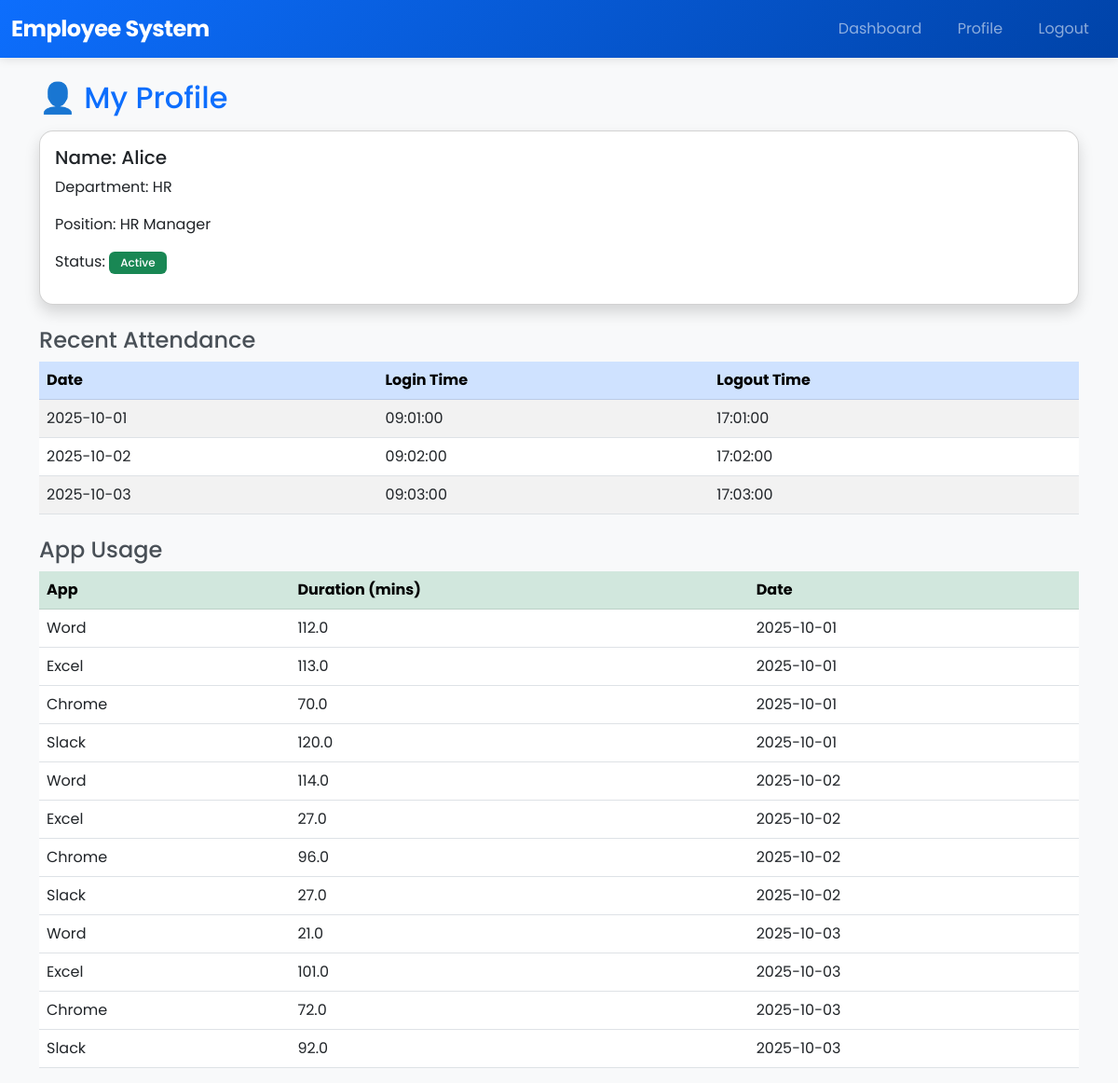
The app's page /profile (signed in) with its own data.
### app.py (models this page shows)
class Employee(db.Model):
    id = db.Column(db.Integer, primary_key=True)
    name = db.Column(db.String(80), unique=True, nullable=False)
    email = db.Column(db.String(120), unique=True, nullable=False)
    employee_id = db.Column(db.String(50), unique=True, nullable=False)
    password = db.Column(db.String(200), nullable=False)
    role = db.Column(db.String(20), default="Employee")
    department = db.Column(db.String(50))
    position = db.Column(db.String(50))
    status = db.Column(db.String(10), default="Active")

class Attendance(db.Model):
    id = db.Column(db.Integer, primary_key=True)
    employee_id = db.Column(db.Integer, db.ForeignKey('employee.id'))
    date = db.Column(db.String(20))
    login_time = db.Column(db.String(20))
    logout_time = db.Column(db.String(20))
    employee = db.relationship('Employee', backref=db.backref('attendance_logs', lazy=True))

class AppUsage(db.Model):
    id = db.Column(db.Integer, primary_key=True)
    employee_id = db.Column(db.Integer, db.ForeignKey('employee.id'))
    app_name = db.Column(db.String(120))
    duration = db.Column(db.Float)
    date = db.Column(db.String(20))
    employee = db.relationship('Employee', backref=db.backref('app_usages', lazy=True))

### app.py (the view)
@app.route('/profile')
def profile():
    if 'user_id' not in session:
        return redirect(url_for('login'))
    user = Employee.query.get(session['user_id'])
    attendance = Attendance.query.filter_by(employee_id=user.id).all()
    usage = AppUsage.query.filter_by(employee_id=user.id).all()
    return render_template('profile.html', user=user, attendance=attendance, usage=usage)

### templates/profile.html (shortened to what this page needs)
{% extends 'base.html' %}
{% block content %}
<h2 class="text-primary">👤 My Profile</h2>
<div class="card p-3 shadow mt-3">
    <h5>Name: {{ user.name }}</h5>
    <p>Department: {{ user.department }}</p>
    <p>Position: {{ user.position }}</p>
    <p>Status: <span class="badge bg-success">{{ user.status }}</span></p>
</div>
<h4 class="mt-4">Recent Attendance</h4>
<table class="table table-striped">
    <thead class="table-primary">
        <tr><th>Date</th><th>Login Time</th><th>Logout Time</th></tr>
    </thead>
    <tbody>
        {% for a in attendance %}
        <tr>
            <td>{{ a.date }}</td>
            <td>{{ a.login_time }}</td>
            <td>{{ a.logout_time or "Active" }}</td>
        </tr>
        {% endfor %}
    </tbody>
</table>
<h4 class="mt-4">App Usage</h4>
<table class="table table-hover">
    <thead class="table-success">
        <tr><th>App</th><th>Duration (mins)</th><th>Date</th></tr>
    </thead>
    <tbody>
        {% for u in usage %}
        <tr>
            <td>{{ u.app_name }}</td>
            <td>{{ u.duration }}</td>
            <td>{{ u.date }}</td>
        </tr>
        {% endfor %}
    </tbody>
</table>
{% endblock %}

### templates/base.html (shortened to what this page needs)
<!DOCTYPE html>
<html lang="en">
<head>
    <link href="https://cdn.jsdelivr.net/npm/bootstrap@5.3.0/dist/css/bootstrap.min.css" rel="stylesheet">
    <link rel="stylesheet" href="{{ url_for('static', filename='css/style.css') }}">
    <link rel="stylesheet" href="https://cdn.jsdelivr.net/npm/bootstrap-icons@1.11.1/font/bootstrap-icons.css">
</head>
<body>
    <nav class="navbar navbar-expand-lg navbar-dark bg-primary">
        <div class="container-fluid">
            <a class="navbar-brand fw-bold" href="#">Employee System</a>
            <div class="collapse navbar-collapse">
                <ul class="navbar-nav ms-auto">
                    {% if session.get('user_id') %}
                    <li class="nav-item"><a class="nav-link" href="{{ url_for('dashboard') }}">Dashboard</a></li>
                    <li class="nav-item"><a class="nav-link" href="{{ url_for('profile') }}">Profile</a></li>
                    <li class="nav-item"><a class="nav-link" href="{{ url_for('logout') }}">Logout</a></li>
                    {% else %}
                    <li class="nav-item"><a class="nav-link" href="{{ url_for('login') }}">Login</a></li>
                    {% endif %}
                </ul>
            </div>
        </div>
    </nav>
    <div class="container mt-4">
        {% block content %}{% endblock %}
    </div>
</body>
</html>

### static/css/style.css (style rules this page uses)
body { font-family: 'Poppins', sans-serif; color: #495057; background-color: #f8f9fa; }
.navbar { box-shadow: 0 2px 10px rgba(0, 0, 0, 0.1); background: linear-gradient(135deg, #0d6efd 0%, #0043a8 100%) !important; }
.navbar-brand { font-size: 1.5rem; letter-spacing: -0.5px; }
.nav-link { position: relative; transition: color 0.3s ease; padding: 0.5rem 1rem !important; margin: 0 0.2rem; border-radius: 8px; }
.card { border-radius: 15px; box-shadow: 0 8px 20px rgba(0, 0, 0, 0.05); }
.badge { font-weight: 500; padding: 6px 12px; }

### records on screen
Employee: name "Alice", department "HR", position "HR Manager", status "Active"
Attendance: date "2025-10-01", login_time "09:01:00", logout_time "17:01:00"
Attendance: date "2025-10-02", login_time "09:02:00", logout_time "17:02:00"
Attendance: date "2025-10-03", login_time "09:03:00", logout_time "17:03:00"
AppUsage: app_name "Word", duration "112.0", date "2025-10-01"
AppUsage: app_name "Excel", duration "113.0", date "2025-10-01"
AppUsage: app_name "Chrome", duration "70.0", date "2025-10-01"
AppUsage: app_name "Slack", duration "120.0", date "2025-10-01"
AppUsage: app_name "Word", duration "114.0", date "2025-10-02"
AppUsage: app_name "Excel", duration "27.0", date "2025-10-02"
AppUsage: app_name "Chrome", duration "96.0", date "2025-10-02"
AppUsage: app_name "Slack", duration "27.0", date "2025-10-02"
AppUsage: app_name "Word", duration "21.0", date "2025-10-03"
AppUsage: app_name "Excel", duration "101.0", date "2025-10-03"
AppUsage: app_name "Chrome", duration "72.0", date "2025-10-03"
AppUsage: app_name "Slack", duration "92.0", date "2025-10-03"
